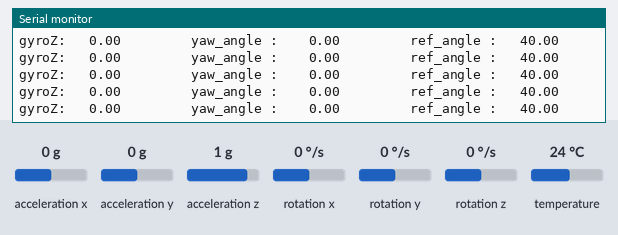
Bench run of a sketch on a simulated ESP32. Shown: the last lines printed to the serial monitor. The test bench sets the inputs (shaded band); at power-on: rotation z 0 °/s, acceleration x 0 g, acceleration y 0 g, acceleration z 1 g, rotation x 0 °/s, rotation y 0 °/s, temperature 24 °C.

Above: at 7.2 s.
7.3 s: rotation z set to 8 °/s
At 8.2 s:
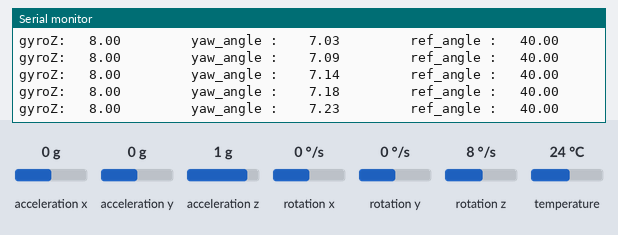
8.8 s: rotation z set to 11 °/s
At 11.6 s:
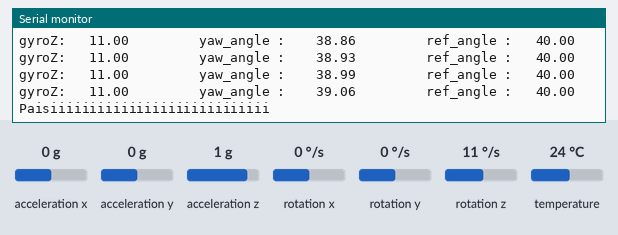
Timing chart, 0 to 13.1 s (numbered marks = the images above; inputs shaded):
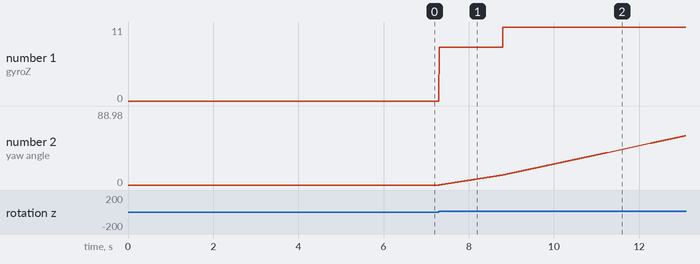

Measured:
- the behaviour switches between 9 and 10 °/s on rotation z (found by bisection; images 1 and 2)
- after the input at 7.3 s, the serial monitor: prints a new line at once (image 1)
- plotted number 1: 0 → 8 after the input at 7.3 s
- plotted number 2: 0 → 12 after the input at 7.3 s

The sketch:

Angle_Calibration.ino
```cpp
//....................................MPU6050 define.....................................
#include <Adafruit_MPU6050.h>
Adafruit_MPU6050 mpu;

//........................................Servo define....................................

// Use the ESP32Servo library for ESP32
                 // Create a servo object to control the servo

float current_angle;
float target_angle;
float gyroZ, yaw_angle = 0;  // Yaw angle calculation
unsigned long prevTime, currTime;
float min_stop_dis = 10.0;
float dt;
float ref_angle;
float r;

void setup() {
  Serial.begin(115200);
  Wire.begin();

  if (!mpu.begin()) {
    Serial.println("MPU6050 not found!");
    while (1)
      ;
  }

  Serial.println("MPU6050 connected!");


}

void rotateByAngle(float theta) {

  ref_angle = theta - 90.00;
  //Serial.println(ref_angle);
  //Serial.println(theta);
  if (theta < 90.00) {
    while ((yaw_angle - ref_angle) > 1.00) {
      currTime = millis();
      dt = (currTime - prevTime) / 1000.0;
      sensors_event_t a, g, temp;
      mpu.getEvent(&a, &g, &temp);
      gyroZ = g.gyro.z * 180 / PI;

      if (abs(gyroZ) > 0.5) {
        yaw_angle += gyroZ * dt;  // Integrate to calculate yaw angle
      }
      Serial.print("gyroZ:   ");
      Serial.print(gyroZ);
      Serial.print("         yaw_angle :    ");
      Serial.print(yaw_angle);
      Serial.print("         ref_angle :   ");
      Serial.println(ref_angle);

      // int need=yaw_angle-ref_angle;
      // need=max(27,need);
      // int motorspeed = 255*need/45;  // Since max need 45 degree......(Rashed) // map(abs(ref_angle - yaw_angle),0,90,0,200)..(Saeed);
      // int error= 60-motorspeed/5;
      // analogWrite(ENA, motorspeed-error);
      // analogWrite(ENB, motorspeed);
      // Turn_right();
      prevTime = currTime;
    }
  } else {
    while ((ref_angle-yaw_angle) > 1.00) {
      currTime = millis();
      dt = (currTime - prevTime) / 1000.0;
      sensors_event_t a, g, temp;
      mpu.getEvent(&a, &g, &temp);
      gyroZ = g.gyro.z * 180 / PI;

      if (abs(gyroZ) > 0.5) {
        yaw_angle += gyroZ * dt;  // Integrate to calculate yaw angle
      }

      Serial.print("gyroZ:   ");
      Serial.print(gyroZ);
      Serial.print("         yaw_angle :    ");
      Serial.print(yaw_angle);
      Serial.print("         ref_angle :   ");
      Serial.println(ref_angle);


      // int need=ref_angle-yaw_angle;
      // need=max(27,need);
      // int motorspeed = 255*need/45;  // Since max need 45 degree......(Rashed) // map(abs(ref_angle - yaw_angle),0,90,0,200)..(Saeed);
      // int error= 60-motorspeed/5;
      // analogWrite(ENA, motorspeed-error);
      // analogWrite(ENB, motorspeed);
      // Turn_left();
      prevTime = currTime;
    }
  }
  Serial.println("Paisiiiiiiiiiiiiiiiiiiiiiiiiiiii");
  delay(1000);
}

void loop() {

  prevTime = millis();
      //target_angle=50;
      //rotateByAngle(target_angle);
      target_angle=130;
      rotateByAngle(target_angle);
      rotateByAngle(target_angle+90);

}
```
